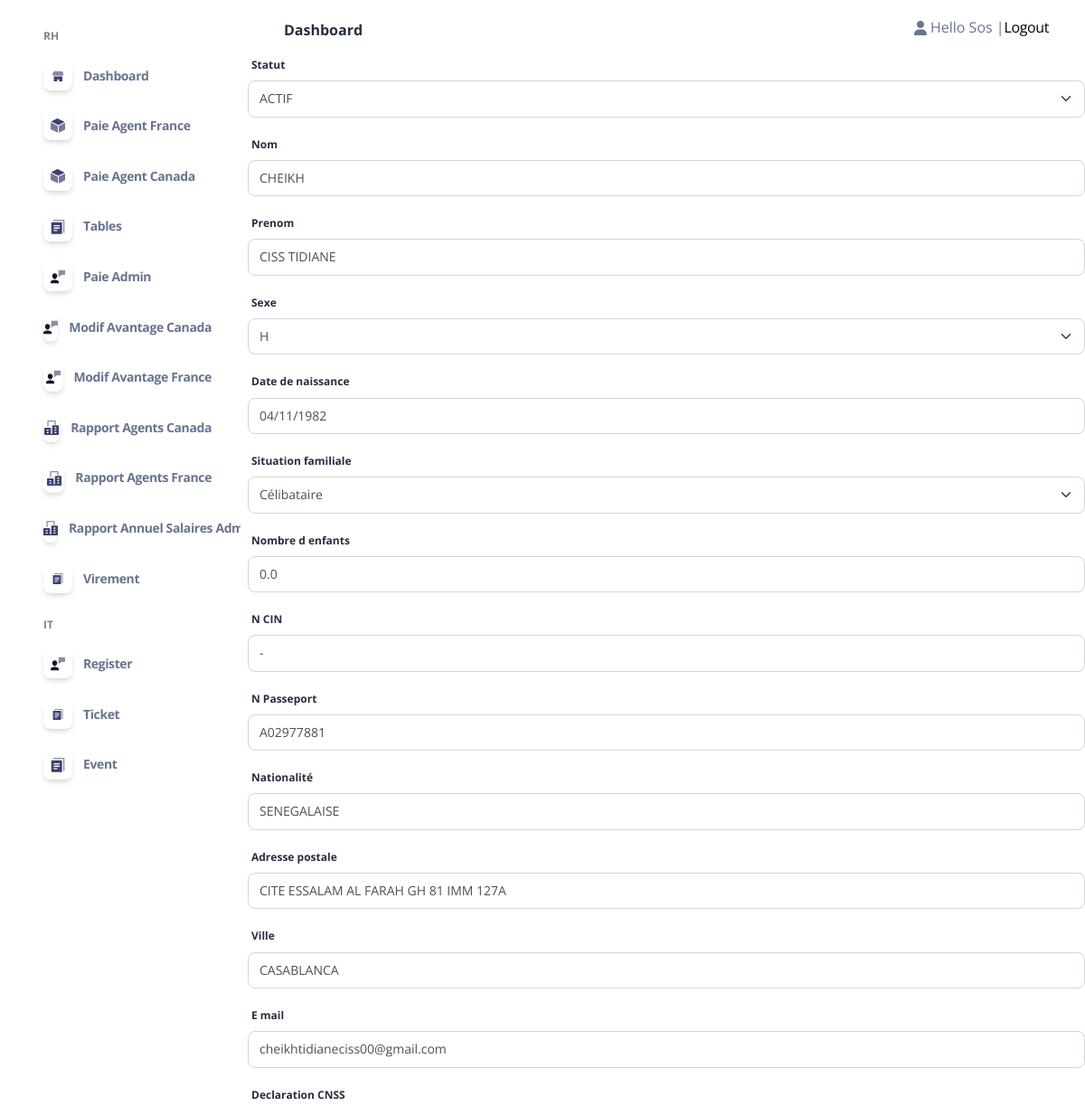
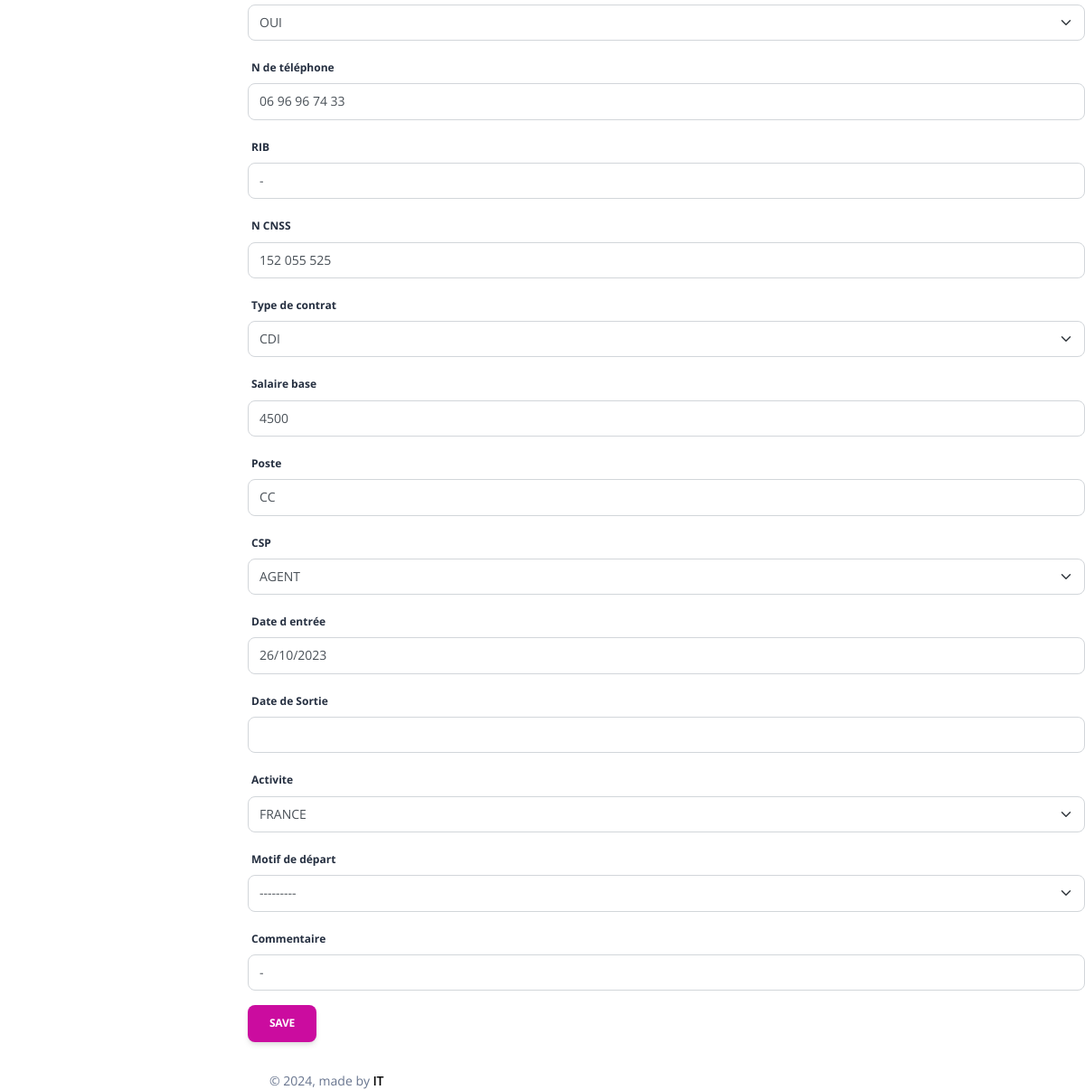
/EditC/3 (signed in), run on the app's committed database (2 pictures, top to bottom).
### admin_Sos/models.py (models this page shows, shortened)
class Collaborateur(models.Model):
    Statut_P= (
        ('AGENT','AGENT'),
        ('CADRE','CADRE'),
        ('TECHNICIEN','TECHNICIEN'),
        ('STAGIAIRE','STAGIAIRE'),
    )
    STATUT_statut = (
        ('ACTIF','ACTIF'),
        ('INACTIF','INACTIF'),
        ('FORMATION','FORMATION'),
        ('STAGE','STAGE'),
    )
    STATUT_activite = (
        ('FRANCE','FRANCE'),
        ('CANADA','CANADA'),
    )
    STATUT_causededepart = (
        ('Demission','Demission'),
        ('Licenciement','Licenciement'),
        ('FPE','FPE'),
        ('Fin de contrat','Fin de contrat'),
        ('Comportement','Comportement'),
        ('Etudes','Etudes'),
        ('Sans motif(Volantaire)','Sans motif(Volantaire)'),
        ('Autre','Autre'),
    )
    Contart = (
        ('Etranger','Etranger'),
        ('Stage','Stage'),
        ('CDD','CDD'),
        ('CDI','CDI'),
    )
    TTGD = (
        ('Célibataire ','Célibataire'),
        ('Marié(e)','Marié(e)'),
        ('Divorcé(e)','Divorcé(e)'),
        ('Veuf(ve)','Veuf(ve)'),
    )
    statut_sexe = (
        ('H','H'),
        ('F','F'),
    )
    statut_TF = (
        ('OUI','OUI'),
        ('NON','NON'),
    )
    Statut = models.CharField(max_length=10,null=True,blank=True,choices=STATUT_statut)
    Nom = models.CharField(max_length=500,null=True,blank=True)
    Prenom = models.CharField(max_length=500,null=True,blank=True)
    Sexe = models.CharField(max_length=50,null=True,blank=True,choices=statut_sexe)
    Date_de_naissance = models.DateField(null=True,blank=True)
    Age = models.PositiveIntegerField(null=True,blank=True)
    Situation_familiale = models.CharField(max_length=100, null=True,blank=True,choices=TTGD)
    Nombre_d_enfants = models.FloatField(default=0, null=True,blank=True)
    N_CIN =models.CharField(default="-",max_length=120 ,null=True,blank=True)
    N_Passeport=models.CharField(default="-",max_length=300 ,null=True,blank=True)
    Nationalité=models.CharField(default="-",max_length=200,null=True,blank=True)
    Adresse_postale=models.CharField(default="-",max_length=200,null=True,blank=True)
    Ville=models.CharField(default="-",max_length=100,null=True,blank=True)
    E_mail= models.EmailField(null=True,blank=True)
    Declaration_CNSS= models.CharField(max_length=100,null=True,blank=True,choices=statut_TF)
    N_de_téléphone=models.CharField(max_length=200,null=True,blank=True)
    RIB = models.CharField(default="-",max_length=300,null=True,blank=True)
    N_CNSS= models.CharField(default="-",max_length=200,null=True,blank=True)
    Type_de_contrat= models.CharField(max_length=100,null=True,blank=True,choices=Contart)
    Salaire_base = models.PositiveBigIntegerField(default=0,null=True,blank=True)
    Nombre_de_Jour_Travaille_Admin= models.PositiveIntegerField(default=0,null=True,blank=True)
    Poste = models.CharField(max_length=100,null=True,blank=True)
    CSP = models.CharField(max_length=100,null=True,blank=True,choices=Statut_P)
    Date_d_entrée = models.DateField(null=True,blank=True)
    Date_de_Sortie = models.DateField(null=True,blank=True)
    anciennetee = models.IntegerField(default=0,null=True, blank=True)
    Motif_de_départ = models.CharField(default="-",max_length=1000,null=True,blank=True,choices=STATUT_causededepart)
    Commentaire = models.CharField(default="-",max_length=1000,null=True,blank=True)
    Prime_Produit = models.FloatField(default=0,null=True,blank=True)
    Nbre_d_heures_Travaillees= models.FloatField(default=0,null=True,blank=True)
    Planifier= models.FloatField(default=0,null=True,blank=True)
    Avance_sur_salaire = models.FloatField(default=0,null=True,blank=True)
    S_H = models.FloatField(default=0,null=True, blank=True)
    Activite=models.CharField(max_length=100,null=True,blank=True,choices=STATUT_activite)
    user =models.OneToOneField(User, null=True,blank=True,on_delete=models.CASCADE)

### admin_Sos/decorators.py (the view)
        def wrapper_func(request,*args, **kwargs):
            group=None
            if request.user.groups.exists():
                group= request.user.groups.all()[0].name
            if group == 'Admin':
                return view_func(request,*args, **kwargs)
            if group == 'Agent':
                return redirect('home')
            else:
                return redirect('login')

### admin_Sos/forms.py
class Collaborateurform(forms.ModelForm):
    class Meta:
        model=Collaborateur
        fields = ['Statut','Nom', 'Prenom','Sexe', 'Date_de_naissance','Situation_familiale','Nombre_d_enfants','N_CIN','N_Passeport','Nationalité','Adresse_postale','Ville','E_mail','Declaration_CNSS','N_de_téléphone','RIB','N_CNSS','Type_de_contrat','Salaire_base','Poste','CSP','Date_d_entrée','Date_de_Sortie','Activite','Motif_de_départ','Commentaire']

### admin_Sos/views.py (called while the page is built)
@login_required(login_url='login')
@admin_only
def EditCView(request,id):
    instance= Collaborateur.objects.get(id=id)
    if request.method == "POST":
        form = Collaborateurform(data=request.POST,files=request.FILES,instance=instance)
        if form.is_valid():
            form.save()
            return redirect('table')
    if request.method == "GET":
        form = Collaborateurform(instance=instance)
    return render(request,'admin_/EditC.html',{'form':form,'collaborateur':instance})

### Templates/admin_/EditC.html (shortened to what this page needs)
{% extends 'admin_/Base/homebase_admin.html' %}
{% block body %}{% include 'admin_/content/Modify/content_editC.html'%}{% endblock  %}

### Templates/admin_/Base/header_admin.html (shortened to what this page needs)
{% load static %}
<body class="g-sidenav-show h-100  bg-gray-100" style="background-color: white !important;">
  <aside class="sidenav navbar navbar-vertical navbar-expand-xs border-0 border-radius-xl my-3 fixed-left ms-3" id="sidenav-main">
    <div class="collapse navbar-collapse h-100 w-200" id="sidenav-collapse-main">
      <ul class="navbar-nav">
        <li class="nav-item mt-3">
          <h6 class="ps-4 ms-2 text-uppercase text-xs font-weight-bolder opacity-6" style="font-weight: bold;!important">RH</h6>
        </li>
        <li class="nav-item">
          <a class="nav-link  {% if request.path == '/home_admin/' %}active{% endif %}" href="{% url 'home_admin' %}">
            <div class="icon icon-shape icon-sm shadow border-radius-md bg-white text-center me-2 d-flex align-items-center justify-content-center">
            </div>
            <span class="nav-link-text ms-1" style="font-weight: bold;!important">Dashboard</span>
          </a>
        </li>
        <li class="nav-item">
          <a class="nav-link {% if request.path == '/HW/' %}active{% endif %}" href="{% url 'tableF' %}">
            <div class="icon icon-shape icon-sm shadow border-radius-md bg-white text-center me-2 d-flex align-items-center justify-content-center">
            </div>
            <span class="nav-link-text ms-1"style="font-weight: bold;!important">Paie Agent France</span>
          </a>
        </li>
        <li class="nav-item">
          <a class="nav-link {% if request.path == '/HW/' %}active{% endif %}" href="{% url 'tableC' %}">
            <div class="icon icon-shape icon-sm shadow border-radius-md bg-white text-center me-2 d-flex align-items-center justify-content-center">
            </div>
            <span class="nav-link-text ms-1"style="font-weight: bold;!important">Paie Agent Canada</span>
          </a>
        </li>
        <li class="nav-item">
          <a class="nav-link {% if request.path == '/table/' %}active{% endif %} " href="{% url 'table' %}">
            <div class="icon icon-shape icon-sm shadow border-radius-md bg-white text-center me-2 d-flex align-items-center justify-content-center">
            </div>
            <span class="nav-link-text ms-1"style="font-weight: bold;!important">Tables</span>
          </a>
        </li>
        <li class="nav-item">
          <a class="nav-link {% if request.path == '/Salaire Admin/' %}active{% endif %} " href="{% url 'salaire_admin' %}">
            <div class="icon icon-shape icon-sm shadow border-radius-md bg-white text-center me-2 d-flex align-items-center justify-content-center">
            </div>
            <span class="nav-link-text ms-1"style="font-weight: bold;!important">Paie Admin</span>
          </a>
        </li>
        <li class="nav-item">
          <a class="nav-link {% if request.path == '/Modif Salaire Agent Canada/' %}active{% endif %}  " href="{% url 'ModifSC' %}">
            <div class="icon icon-shape icon-sm shadow border-radius-md bg-white text-center me-2 d-flex align-items-center justify-content-center">
            </div>
            <span class="nav-link-text ms-1"style="font-weight: bold;!important">Modif Avantage Canada</span>
          </a>
        </li>
        <li class="nav-item">
          <a class="nav-link {% if request.path == '/Modif Salaire Agent France/' %}active{% endif %}  " href="{% url 'ModifSF' %}">
            <div class="icon icon-shape icon-sm shadow border-radius-md bg-white text-center me-2 d-flex align-items-center justify-content-center">
            </div>
            <span class="nav-link-text ms-1"style="font-weight: bold;!important">Modif Avantage France</span>
          </a>
        </li>
        <li class="nav-item">
          <a class="nav-link  {% if request.path == '/rapport Agent Canada/' %}active{% endif %} " href="{% url 'rapport Agent Canada' %}">
            <div class="icon icon-shape icon-sm shadow border-radius-md bg-white text-center me-2 d-flex align-items-center justify-content-center">
            </div>
            <span class="nav-link-text ms-1"style="font-weight: bold;!important">Rapport Agents Canada</span>
          </a>
        </li>
        <li class="nav-item">
          <a class="nav-link  {% if request.path == '/rapport Agent France/' %}active{% endif %} " href="{% url 'rapport Agent France' %}">
            <div class="icon icon-shape icon-sm shadow border-radius-md bg-white text-center me-2 d-flex align-items-center justify-content-center">
            </div>
            <span class="nav-link-text ms-1"style="font-weight: bold;!important">Rapport Agents France</span>
          </a>
        </li>
        <li class="nav-item">
          <a class="nav-link {% if request.path == '/rapport Admin/' %}active{% endif %} " href="{% url 'rapport Admin' %}">
            <div class="icon icon-shape icon-sm shadow border-radius-md bg-white text-center me-2 d-flex align-items-center justify-content-center">
            </div>
            <span class="nav-link-text ms-1"style="font-weight: bold;!important">Rapport Annuel Salaires Admins</span>
          </a>
        </li>
        <li class="nav-item">
          <a class="nav-link {% if request.path == '/Virement/' %}active{% endif %} " href="{% url 'virement' %}">
            <div class="icon icon-shape icon-sm shadow border-radius-md bg-white text-center me-2 d-flex align-items-center justify-content-center">
            </div>
            <span class="nav-link-text ms-1"style="font-weight: bold;!important">Virement</span>
          </a>
        </li>
        <li class="nav-item mt-3">
          <h6 class="ps-4 ms-2 text-uppercase text-xs font-weight-bolder opacity-6" style="font-weight: bold;!important">IT</h6>
        </li>
        <li class="nav-item">
          <a class="nav-link {% if request.path == '/register/' %}active{% endif %} " href="{% url 'register' %}">
            <div class="icon icon-shape icon-sm shadow border-radius-md bg-white text-center me-2 d-flex align-items-center justify-content-center">
            </div>
            <span class="nav-link-text ms-1"style="font-weight: bold;!important">Register</span>
          </a>
        </li>
        <li class="nav-item">
          <a class="nav-link {% if request.path == '/test/' %}active{% endif %} " href="">
            <div class="icon icon-shape icon-sm shadow border-radius-md bg-white text-center me-2 d-flex align-items-center justify-content-center">
            </div>
            <span class="nav-link-text ms-1"style="font-weight: bold;!important">Ticket</span>
          </a>
        </li>
        <li class="nav-item">
          <a class="nav-link {% if request.path == '/tableEV/' %}active{% endif %} " href="{% url 'tableEV' %}">
            <div class="icon icon-shape icon-sm shadow border-radius-md bg-white text-center me-2 d-flex align-items-center justify-content-center">
            </div>
            <span class="nav-link-text ms-1"style="font-weight: bold;!important">Event</span>
          </a>
        </li>
      </ul>
    </div>
  </aside>
  <main class="main-content mt-1 border-radius-lg">
    <nav class="navbar navbar-main navbar-expand-lg px-0 mx-4 shadow-none border-radius-xl" id="navbarBlur" navbar-scroll="true">
      <div class="container-fluid py-1 px-3">
        <nav aria-label="breadcrumb">
          <ol class="breadcrumb bg-transparent mb-0 pb-0 pt-1 px-0 me-sm-6 me-5">
          </ol>
          <h6 class="font-weight-bolder mb-0"style="font-weight: bold;!important;" >Dashboard</h6>
        </nav>
        <div class="collapse navbar-collapse mt-sm-0 mt-2 me-md-0 me-sm-4" id="navbar">
          <ul class="navbar-nav  justify-content-end">
            <li class="nav-item d-flex align-items-center">
              {% if request.user.is_authenticated%}
                <i class="fa fa-user me-sm-1"></i>
				    			    <div> Hello {{request.user}} | </a></div>
                      <div><a  href="{% url 'logout' %}" > Logout</a></div>
						  {% endif %}
            </li>
          </ul>
        </div>
      </div>
    </nav>

### Templates/admin_/content/Modify/content_editC.html (shortened to what this page needs)
{% load crispy_forms_tags %}
<form method="POST" enctype="multipart/form-data" data-url="{% url 'EditC' id=collaborateur.id %}" class="create-form">
   {{form|crispy}}
   <button type="submit" name="Ajouter" value="Ajouter" class="btn btn-primary">Save</button>
</form>

### static/Admin Page/assets/css/nucleo-svg.css (style rules this page uses)
.icon { display: inline-block; color: #111111; height: 1em; width: 1em; }
.icon-sm { height: 0.8em; width: 0.8em; }
.icon { fill: currentColor; stroke: none; }

### data on the page
Collaborateur: Statut "ACTIF", Nom "CHEIKH", Prenom "CISS TIDIANE", Sexe "H", Date_de_naissance "04/11/1982", Situation_familiale "Célibataire", Nombre_d_enfants "0.0", N_CIN "-", N_Passeport "A02977881", Nationalité "SENEGALAISE", Adresse_postale "CITE ESSALAM AL FARAH GH 81 IMM 127A", Ville "CASABLANCA", E_mail "cheikhtidianeciss00@gmail.com", Declaration_CNSS "OUI", N_de_téléphone "06 96 96 74 33", RIB "-", N_CNSS "152 055 525", Type_de_contrat "CDI", Salaire_base "4500", Poste "CC", CSP "AGENT", Date_d_entrée "26/10/2023", Activite "FRANCE", Motif_de_départ "---------", Commentaire "-"

### other printed values
{{ request.user }} "Sos"
